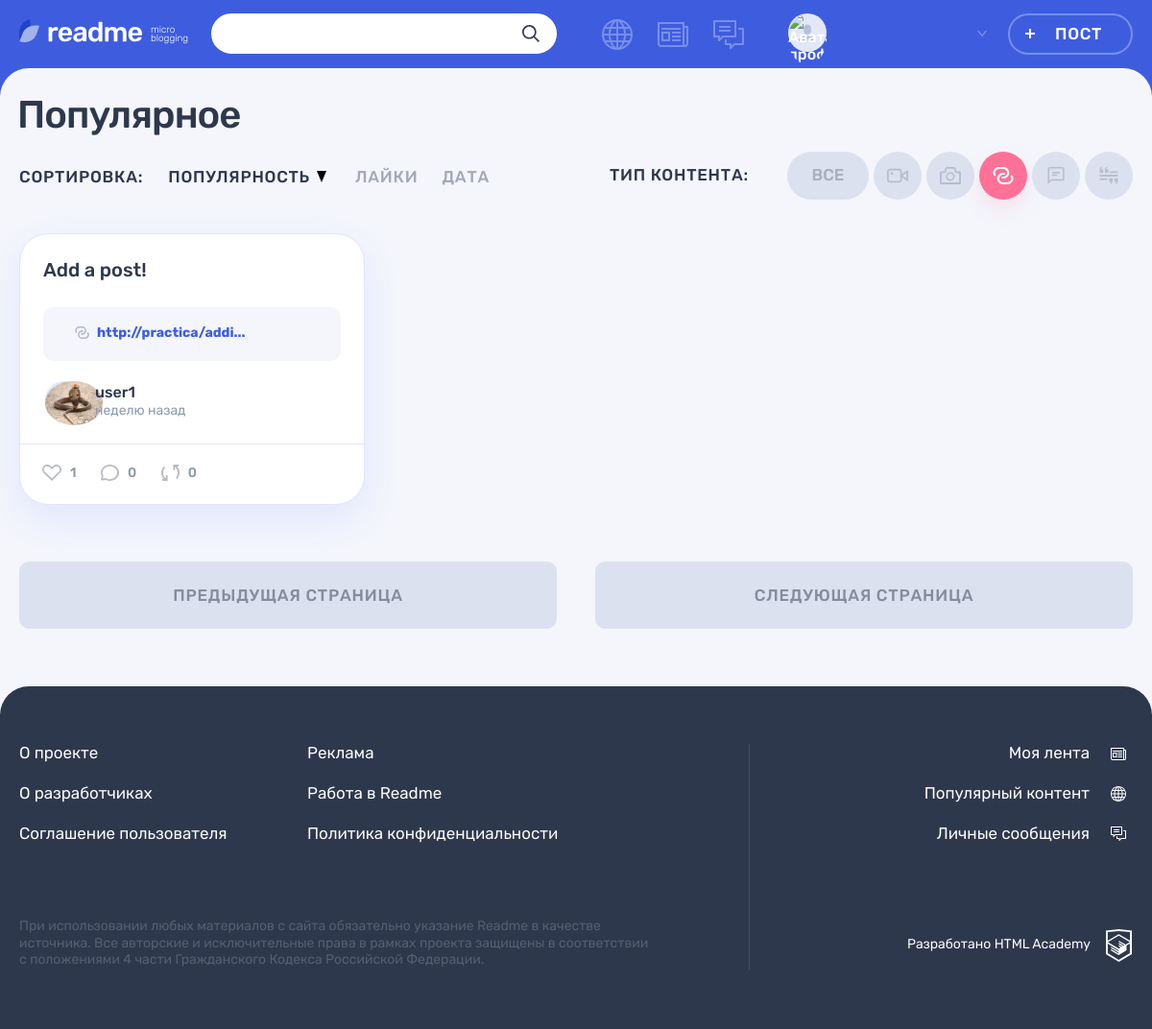
Page /popular.php?page=0&par=views&con=link on the committed database.
### tables this page shows
CREATE TABLE `content_type` (
  `class_name` varchar(145) NOT NULL,
  `name` varchar(145) NOT NULL
);

CREATE TABLE `posts` (
  `id` int NOT NULL,
  `date_created` datetime NOT NULL DEFAULT CURRENT_TIMESTAMP,
  `title` varchar(245) NOT NULL,
  `content` varchar(1024) NOT NULL,
  `views` int NOT NULL DEFAULT '0',
  `author` int NOT NULL,
  `content_type` varchar(145) NOT NULL,
  `quote_author` varchar(245) DEFAULT NULL,
  `repost` tinyint(1) NOT NULL DEFAULT '0',
  `original_author` int DEFAULT NULL COMMENT 'Only if the post is a repost',
  `original_post_id` int DEFAULT NULL COMMENT 'Only if post is a repost'
);

CREATE TABLE `users` (
  `id` int NOT NULL,
  `login` varchar(64) NOT NULL,
  `password` varchar(245) NOT NULL,
  `email` varchar(100) NOT NULL,
  `reg_date` datetime NOT NULL DEFAULT CURRENT_TIMESTAMP,
  `profile_pic` varchar(245) DEFAULT NULL
);

### core/helpers.php (called while the page is built, shortened)
<?php
function include_template($name, array $data = [])
{
    $name = 'templates/' . $name;
    extract($data);
    require $name;
    $result = ob_get_clean();
    return $result;
}
function ago($date){
    $minute = 60;
    $hour = 3600;
    $day = 86400;
    $week = 86400 * 7;
    $month = 31536000 / 12;
    $year = 31536000;
    $dif = time() - strtotime($date);
    if($dif < $minute){
        return "совсем недавно";
    } elseif($dif < $month){
        $dif = intval($dif/$week);
        if($dif == 1){
            return "неделю";
        } elseif($dif < 5){
            return $dif." недели";
        } else{
            return $dif." недель";
        }
    }
}

### templates/pages/popular-template.php (the view, shortened to what this page needs)
<section class="page__main page__main--popular">
    <div class="container">
        <h1 class="page__title page__title--popular">Популярное</h1>
    </div>
    <div class="popular container">
        <div class="popular__filters-wrapper">
            <div class="popular__sorting sorting">
                <b class="popular__sorting-caption sorting__caption">Сортировка:</b>
                <ul class="popular__sorting-list sorting__list">
                    <li class="sorting__item sorting__item--popular">
                        <a class="sorting__link sorting__link<?=$pagePar=='views'?'--active':''?>"
                            href="popular.php?page=<?=$pageNum?>&par=views&con=<?=$pageCat?>">
                            <span>Популярность</span>
                            <svg class="sorting__icon" width="10" height="12">
                                <use xlink:href="#icon-sort"></use>
                            </svg>
                        </a>
                    </li>
                    <li class="sorting__item">
                        <a class="sorting__link sorting__link<?=$pagePar=='likes_num'?'--active':''?>"
                             href="popular.php?page=<?=$pageNum?>&par=likes_num&con=<?=$pageCat?>">
                            <span>Лайки</span>
                        </a>
                    </li>
                    <li class="sorting__item">
                        <a class="sorting__link sorting__link<?=$pagePar=='reg_date'?'--active':''?>"
                            href="popular.php?page=<?=$pageNum?>&par=date_created&con=<?=$pageCat?>">
                            <span>Дата</span>
                        </a>
                    </li>
                </ul>
            </div>
            <div class="popular__filters filters">
                <b class="popular__filters-caption filters__caption">Тип контента:</b>
                <ul class="popular__filters-list filters__list">
                    <li class="popular__filters-item popular__filters-item--all filters__item filters__item--all">
                        <a class="filters__button filters__button--ellipse filters__button--all filters__button<?=$pageCat == 'default'?'--active': ''?>"
                            href="popular.php?page=<?=$pageNum?>&par=<?=$pagePar?>&con=default">
                            <span>Все</span>
                        </a>
                    </li>
                    <?php foreach($cats as $cat): ?>
                    <li class="popular__filters-item filters__item">
                        <a class="filters__button filters__button--<?=$cat['class_name']?> filters__button<?=$pageCat == $cat['class_name']?'--active': ''?>"
                            href="popular.php?page=0&par=views&con=<?=$cat['class_name']?>">
                            <svg class="filters__icon" width="22" height="18">
                                <use xlink:href="#icon-filter-<?=$cat['class_name']?>"></use>
                            </svg>
                        </a>
                    </li>
                    <?php endforeach; ?>
                </ul>
            </div>
        </div>
        <div class="popular__posts">
        <?php if(empty($posts)){
                $postsContent = include_template("no-posts-template.php");
                print($postsContent);
            }else{
                for($i = 0; $i < 6; $i++):
                    if(!isset($posts[$i])){
                        break;
                    }
                    $postsContent = include_template("post-on-page-template.php", [
                        'post' => $posts[$i],
                        'page' => $page
                    ]);
                    print($postsContent);
                endfor;}?>
        </div>
        <?php if (!empty($posts)):?>
        <div class="popular__page-links">
            <a class="popular__page-link popular__page-link--prev button button--gray"
            href="<?= $pageNum > 0? "popular.php?page=$pageNum-1?>&par=$pagePar&con=$pageCat" : "#"?>">
                Предыдущая страница
            </a>
            <a class="popular__page-link popular__page-link--next button button--gray"
            href="<?="popular.php?page=$pageNum+1&par=$pagePar&con=$pageCat"?>">
                Следующая страница
            </a>
        </div>
        <?php endif;?>
    </div>
</section>

### templates/post-on-page-template.php (shortened to what this page needs)
<article class="<?=$page?>__post post post-<?=$post['content_type']?>">
    <?php switch($page):
        case('popular'):?>
            <header class="post__header">
                <h2>
                    <a href='post-details.php?id=<?=$post['id']?>'>
                        <?= !$post['repost']? $post['title'] : "Репост: ".$post['title']?>
                    </a>
                </h2>
            </header>
        <? break;
        default: ?>
        <?php break;
    endswitch;?>
    <div class="post__main">
        <?php switch($post['content_type']):
            case('quote'):?>
            <?php case('link'):?>
                <div class="post-link__wrapper">
                    <a class="post-link__external" href="http://<?=$post['content']?>" title="Перейти по ссылке">
                            <div class="post-link__info">
                                <span>
                                    <?= substr($post['content'], 0, 20).'...' ?>
                                </span>
                            </div>
                    </a>
                </div>
            <?php break; ?>
        <?php endswitch;?>
    </div>
    <footer class="post__footer">
        <?php if($page == 'popular'):?>
            <div class="post__author">
                <a class="post__author-link" href="profile.php?id=<?=$post['author']?>&par=posts" title="Автор">
                    <div class="post__avatar-wrapper">
                        <img class="post__author-avatar" src="<?=$post['profile_pic']?>"
                                alt="Аватар пользователя">
                    </div>
                    <div class="post__info">
                        <b class="post__author-name"><?=$post['login']?></b>
                        <time class="post__time" datetime="<?=$post['date_created']?>">
                            <?=ago($post['date_created'])?> назад
                        </time>
                    </div>
                </a>
            </div>
        <?php endif;?>
            <div class="post__indicators">
                <div class="post__buttons">
                    <form action="add-like.php">
                        <button class="post__indicator post__indicator--likes button" type="submit">
                            <svg class="post__indicator-icon" width="20" height="17">
                                <use xlink:href="#icon-heart"></use>
                            </svg>
                            <span><?=$post['likes_num']?></span>
                        </button>
                    </form>
                    <form action="post-details.php?id=<?=$post['id']?>">
                        <button class="post__indicator post__indicator--comments button" title="Комментарии">
                            <svg class="post__indicator-icon" width="19" height="17">
                                <use xlink:href="#icon-comment"></use>
                            </svg>
                            <span><?=$post['comments_num']?></span>
                        </button>
                    </form>
                    <form action="repost.php">
                        <button class="post__indicator post__indicator--repost button" type="submit"title="Репост">
                        <svg class="post__indicator-icon" width="19" height="17">
                            <use xlink:href="#icon-repost"></use>
                        </svg>
                        <span><?=$post['repost_num']?></span>
                        </button>
                    </form>
                </div>
            </div>
    </footer>
</article>

### rows in the picture
posts: title "Add a post!", content "http://practica/addi", author.profile_pic (picture), author.login "user1", date_created "неделю", likes_num "1", comments_num "0", repost_num "0"
